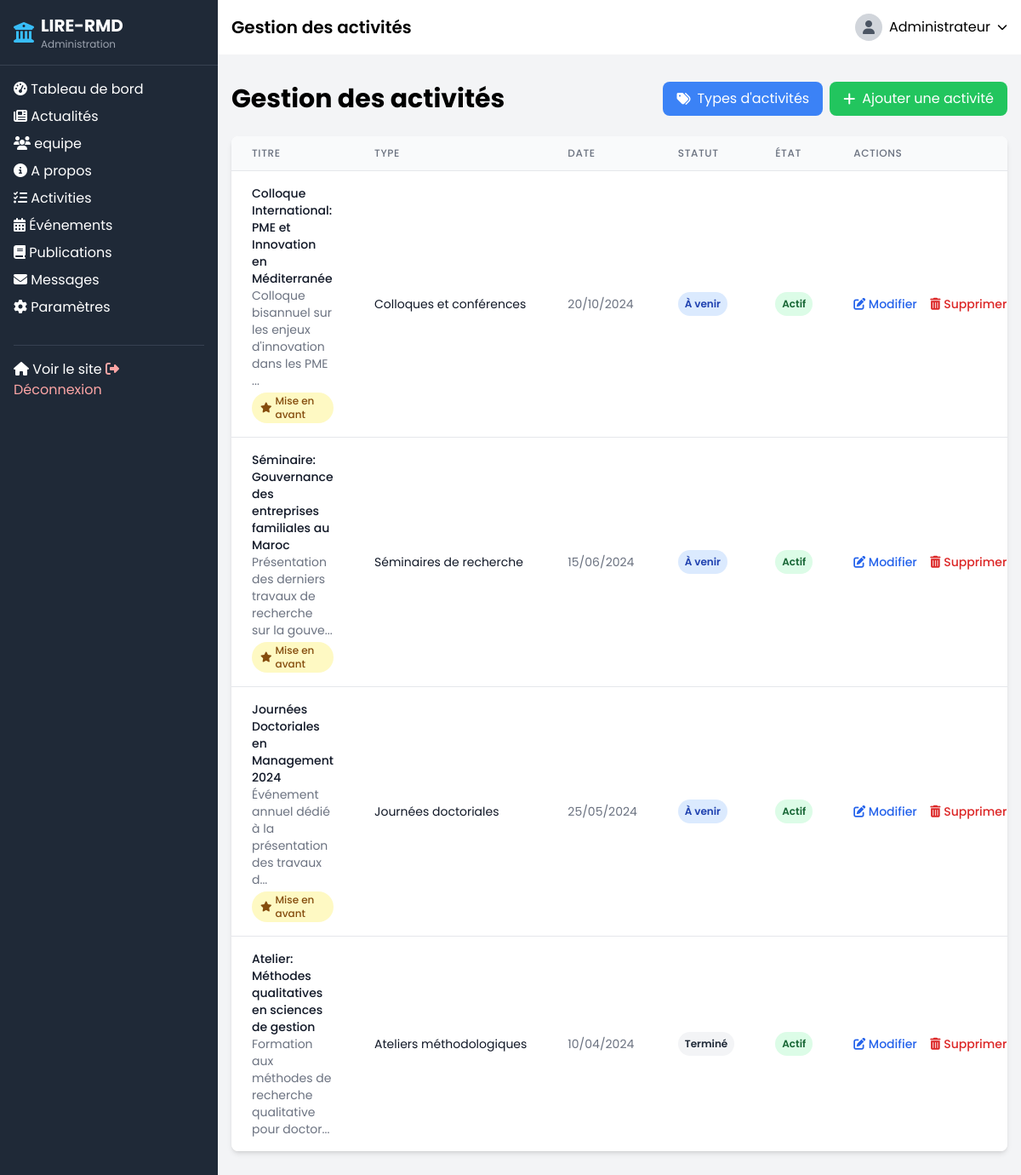
Page /admin/activities.php (signed in) on the committed database.
### tables this page shows
CREATE TABLE IF NOT EXISTS activities (
    id INT AUTO_INCREMENT PRIMARY KEY,
    type_id INT NOT NULL,
    title VARCHAR(255) NOT NULL,
    description TEXT NOT NULL,
    content TEXT,  
    start_date DATE,
    end_date DATE,
    location VARCHAR(255),
    organizer VARCHAR(255),
    target_audience VARCHAR(255),
    registration_required BOOLEAN DEFAULT FALSE,
    registration_link VARCHAR(255),
    external_link VARCHAR(255),
    image VARCHAR(255),
    status ENUM('upcoming', 'ongoing', 'completed', 'cancelled') DEFAULT 'upcoming',
    is_featured BOOLEAN DEFAULT FALSE,
    is_active BOOLEAN DEFAULT TRUE,
    created_at TIMESTAMP DEFAULT CURRENT_TIMESTAMP,
    updated_at TIMESTAMP DEFAULT CURRENT_TIMESTAMP ON UPDATE CURRENT_TIMESTAMP,
    FOREIGN KEY (type_id) REFERENCES activity_types(id) ON DELETE CASCADE
);

CREATE TABLE IF NOT EXISTS activity_types (
    id INT AUTO_INCREMENT PRIMARY KEY,
    name VARCHAR(100) NOT NULL,
    description TEXT,
    icon VARCHAR(50) DEFAULT 'fas fa-calendar',
    color VARCHAR(20) DEFAULT 'primary-600',
    is_active BOOLEAN DEFAULT TRUE,
    display_order INT DEFAULT 0
);

### admin/activities.php (the view, shortened to what this page needs)
<?php
require_once '../includes/config.php';
include_once 'includes/header.php';
?>
<div class="container mx-auto px-4 py-8">
    <div class="flex justify-between items-center mb-6">
        <h1 class="text-3xl font-bold">Gestion des activités</h1>
        <div class="flex space-x-2">
            <a href="activity_types.php" class="bg-blue-500 hover:bg-blue-600 text-white px-4 py-2 rounded-lg flex items-center">
                <i class="fas fa-tags mr-2"></i> Types d'activités
            </a>
            <button id="showAddForm" class="bg-green-500 hover:bg-green-600 text-white px-4 py-2 rounded-lg flex items-center">
                <i class="fas fa-plus mr-2"></i> Ajouter une activité
            </button>
        </div>
    </div>
    <div class="bg-white rounded-lg shadow-md overflow-hidden">
        <div class="overflow-x-auto">
            <table class="min-w-full divide-y divide-gray-200">
                <thead class="bg-gray-50">
                    <tr>
                        <th scope="col" class="px-6 py-3 text-left text-xs font-medium text-gray-500 uppercase tracking-wider">Titre</th>
                        <th scope="col" class="px-6 py-3 text-left text-xs font-medium text-gray-500 uppercase tracking-wider">Type</th>
                        <th scope="col" class="px-6 py-3 text-left text-xs font-medium text-gray-500 uppercase tracking-wider">Date</th>
                        <th scope="col" class="px-6 py-3 text-left text-xs font-medium text-gray-500 uppercase tracking-wider">Statut</th>
                        <th scope="col" class="px-6 py-3 text-left text-xs font-medium text-gray-500 uppercase tracking-wider">État</th>
                        <th scope="col" class="px-6 py-3 text-left text-xs font-medium text-gray-500 uppercase tracking-wider">Actions</th>
                    </tr>
                </thead>
                <tbody class="bg-white divide-y divide-gray-200">
                    <?php
                    $activities_query = "SELECT a.*, at.name as type_name FROM activities a
                                       LEFT JOIN activity_types at ON a.type_id = at.id
                                       ORDER BY a.start_date DESC, a.created_at DESC";
                    $activities_result = mysqli_query($conn, $activities_query);
                    if ($activities_result && mysqli_num_rows($activities_result) > 0) {
                        while ($activity = mysqli_fetch_assoc($activities_result)) {
                            $start_date = $activity['start_date'] ? new DateTime($activity['start_date']) : null;
                            ?>
                            <tr>
                                <td class="px-6 py-4">
                                    <div class="text-sm font-medium text-gray-900"><?php echo htmlspecialchars($activity['title']); ?></div>
                                    <div class="text-sm text-gray-500"><?php echo htmlspecialchars(substr($activity['description'], 0, 60)) . (strlen($activity['description']) > 60 ? '...' : ''); ?></div>
                                    <?php if ($activity['is_featured']): ?>
                                        <span class="inline-flex items-center px-2.5 py-0.5 rounded-full text-xs font-medium bg-yellow-100 text-yellow-800 mt-1">
                                            <i class="fas fa-star mr-1"></i> Mise en avant
                                        </span>
                                    <?php endif; ?>
                                </td>
                                <td class="px-6 py-4 whitespace-nowrap">
                                    <div class="text-sm text-gray-900"><?php echo htmlspecialchars($activity['type_name'] ?: 'Non défini'); ?></div>
                                </td>
                                <td class="px-6 py-4 whitespace-nowrap">
                                    <div class="text-sm text-gray-500">
                                        <?php echo $start_date ? $start_date->format('d/m/Y') : 'Non définie'; ?>
                                    </div>
                                </td>
                                <td class="px-6 py-4 whitespace-nowrap">
                                    <?php
                                    $status_classes = [
                                        'upcoming' => 'bg-blue-100 text-blue-800',
                                        'ongoing' => 'bg-green-100 text-green-800',
                                        'completed' => 'bg-gray-100 text-gray-800',
                                        'cancelled' => 'bg-red-100 text-red-800'
                                    ];
                                    $status_labels = [
                                        'upcoming' => 'À venir',
                                        'ongoing' => 'En cours',
                                        'completed' => 'Terminé',
                                        'cancelled' => 'Annulé'
                                    ];
                                    $status_class = $status_classes[$activity['status']] ?? 'bg-gray-100 text-gray-800';
                                    $status_label = $status_labels[$activity['status']] ?? $activity['status'];
                                    ?>
                                    <span class="px-2 py-1 inline-flex text-xs leading-5 font-semibold rounded-full <?php echo $status_class; ?>">
                                        <?php echo $status_label; ?>
                                    </span>
                                </td>
                                <td class="px-6 py-4 whitespace-nowrap">
                                    <?php if ($activity['is_active']): ?>
                                        <span class="px-2 py-1 inline-flex text-xs leading-5 font-semibold rounded-full bg-green-100 text-green-800">Actif</span>
                                    <?php else: ?>
                                        <span class="px-2 py-1 inline-flex text-xs leading-5 font-semibold rounded-full bg-gray-100 text-gray-800">Inactif</span>
                                    <?php endif; ?>
                                </td>
                                <td class="px-6 py-4 whitespace-nowrap text-sm font-medium">
                                    <a href="?edit=<?php echo $activity['id']; ?>" class="text-blue-600 hover:text-blue-900 mr-3">
                                        <i class="fas fa-edit"></i> Modifier
                                    </a>
                                    <a href="?delete=<?php echo $activity['id']; ?>" class="text-red-600 hover:text-red-900" onclick="return confirm('Êtes-vous sûr de vouloir supprimer cette activité?')">
                                        <i class="fas fa-trash-alt"></i> Supprimer
                                    </a>
                                </td>
                            </tr>
                            <?php
                        }
                    } else {
                        echo '<tr><td colspan="6" class="px-6 py-4 text-center text-sm text-gray-500">Aucune activité disponible</td></tr>';
                    }
                    ?>
                </tbody>
            </table>
        </div>
    </div>
</div>
<?php
include_once 'includes/footer.php';
?>

### rows in the picture
activities: title "Colloque International: PME et Innovation en Méditerranée", description "Colloque bisannuel sur les enjeux d'innovation dans les PME", is_featured 1 (drawn), type.name "Colloques et conférences", start_date "20/10/2024", status "À venir", is_active "Actif"
activities: title "Séminaire: Gouvernance des entreprises familiales au Maroc", description "Présentation des derniers travaux de recherche sur la gouve", is_featured 1 (drawn), type.name "Séminaires de recherche", start_date "15/06/2024", status "À venir", is_active "Actif"
activities: title "Journées Doctoriales en Management 2024", description "Événement annuel dédié à la présentation des travaux d", is_featured 1 (drawn), type.name "Journées doctoriales", start_date "25/05/2024", status "À venir", is_active "Actif"
activities: title "Atelier: Méthodes qualitatives en sciences de gestion", description "Formation aux méthodes de recherche qualitative pour doctor", type.name "Ateliers méthodologiques", start_date "10/04/2024", status "Terminé", is_active "Actif"

### other values in the picture
$page_title "Gestion des activités"
$_SESSION['user_name'] "Administrateur"
